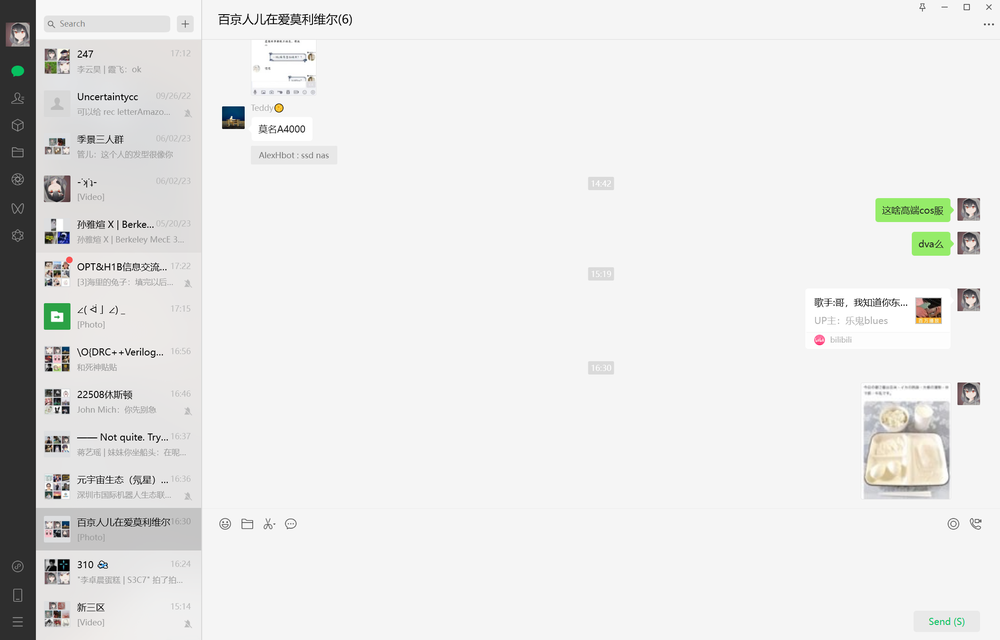
#> input picture WeChat Automation/view.png, 1000 x 640 px, shrunk from 2256 x 1444 before the run; the run also reads 1 picture not shown here
$ jupyter execute --allow-errors 'Pattern Matching Demo.ipynb'
#> lines starting #> are read from the running program, lines starting #| are printed output that depends on the picture
# OCR Demo

[cell 1]
import sys

import cv2
import matplotlib.pyplot as plt
from PIL import ImageFont, ImageDraw, Image
import pytesseract

plt.rcParams["figure.figsize"] = [38.4/2.54, 21.6/2.54]

[cell 2]
print("Python:", sys.version, sys.version.split(" ")[0]=="3.10.4")
print("cv2:", cv2.__version__, cv2.__version__=="4.7.0")
print("pytesseract:", pytesseract.__version__, pytesseract.__version__=="0.3.10")

[cell 3]
# configure tesseract executable
pytesseract.pytesseract.tesseract_cmd = "D:/Documents/Tesseract-OCR/tesseract.exe"
print(pytesseract.get_languages())
#> (this line was passed over: pytesseract is not available in this run)

[cell 4]
img = cv2.imread("view.png")
#> img is the input picture: shape (640, 1000, 3); mean B, G, R 230.5, 231.4, 231.3

plt.imshow(img)

[cell 5]
img_gray = cv2.cvtColor(img, cv2.COLOR_BGR2GRAY)

plt.imshow(img_gray, cmap="gray")

[cell 6]
import cv2 as cv
import numpy as np
from matplotlib import pyplot as plt
# img = cv.imread('roi.jpg', cv.IMREAD_GRAYSCALE)
img = cv.imread('roi.jpg')
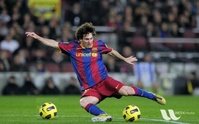
#> input picture WeChat Automation/roi.jpg, 199 x 124 px, shrunk from 450 x 280 before the run
#> img is the input picture: shape (124, 199, 3); mean B, G, R 72.4, 85.8, 82.3
img = cv2.cvtColor(img, cv2.COLOR_BGR2RGB)
assert img is not None, "file could not be read, check with os.path.exists()"
img2 = img.copy()
# template = cv.imread('messi_face.jpg', cv.IMREAD_GRAYSCALE)
template = cv.imread('messi_face.jpg')
template = cv2.cvtColor(template, cv2.COLOR_BGR2RGB)
assert template is not None, "file could not be read, check with os.path.exists()"

h, w, depth = template.shape
#> h = 23; w = 18; depth = 3
# All the 6 methods for comparison in a list
methods = ['cv.TM_CCOEFF', 'cv.TM_CCOEFF_NORMED',
            'cv.TM_CCORR_NORMED', 'cv.TM_SQDIFF', 'cv.TM_SQDIFF_NORMED']
for meth in methods:
    img = img2.copy()
    method = eval(meth)
    # Apply template Matching
    res = cv.matchTemplate(img,template,method)
    min_val, max_val, min_loc, max_loc = cv.minMaxLoc(res)
    # If the method is TM_SQDIFF or TM_SQDIFF_NORMED, take minimum
    if method in [cv.TM_SQDIFF, cv.TM_SQDIFF_NORMED]:
        top_left = min_loc
    else:
        top_left = max_loc
    bottom_right = (top_left[0] + w, top_left[1] + h)
    cv.rectangle(img,top_left, bottom_right, 255, 2)
    plt.subplot(121),plt.imshow(res,cmap = 'gray')
    plt.title('Matching Result'), plt.xticks([]), plt.yticks([])
    plt.subplot(122),plt.imshow(img,cmap = 'gray')
    plt.title('Detected Point'), plt.xticks([]), plt.yticks([])
    plt.suptitle(meth)
    plt.show()
#> this loop made 5 passes
#> (min_val, max_val, min_loc, top_left, bottom_right) on passes 1 to 3: (-2114036.5, 2586000.8, (35, 76), (78, 29), (96, 52)), (-0.615, 0.705, (17, 76), (78, 29), (96, 52)), (0.492, 0.915, (16, 75), (78, 29), (96, 52))
#> (min_val, max_val, max_loc, top_left, bottom_right) on passes 4 to 5: (2311337, 12433476, (82, 97), (78, 29), (96, 52)), (0.179, 1, (3, 0), (78, 30), (96, 53))
#> pass 1, `res = cv.matchTemplate(img,template,method)`:
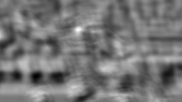
#> res: shape (102, 182) float32; min -2114036.5, max 2586000.8, mean 61711.3; drawn with min black and max white
#> pass 1, `plt.show()`:
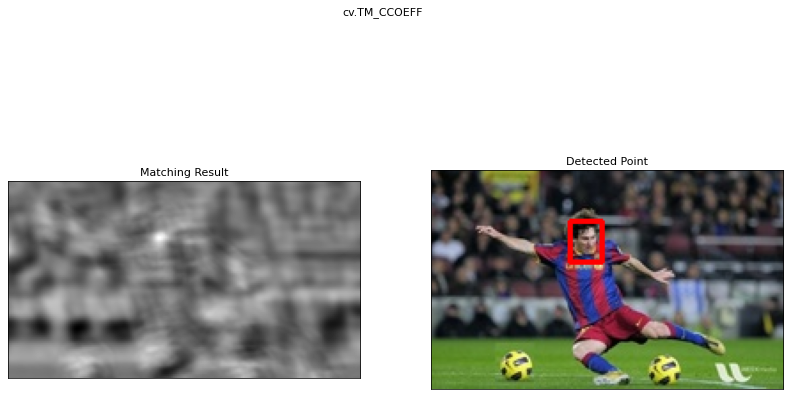
#> figure drawn by matplotlib, 2 panels
#> after the loop:
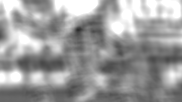
#> res: shape (102, 182) float32; min 0.179, max 1, mean 0.614

[cell 7]
import cv2 as cv
import numpy as np
from matplotlib import pyplot as plt
img = cv.imread('view.png')
img = cv2.cvtColor(img, cv2.COLOR_BGR2RGB)
#> img: shape (640, 1000, 3)
assert img is not None, "file could not be read, check with os.path.exists()"
img2 = img.copy()
template = cv.imread('send_btn2.png')
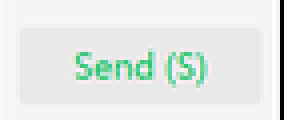
#> input picture WeChat Automation/send_btn2.png, 71 x 30 px, shrunk from 160 x 67 before the run (shown 4 times larger)
#> template is the input picture: shape (30, 71, 3); mean B, G, R 230.7, 233.7, 228.3
template = cv2.cvtColor(template, cv2.COLOR_BGR2RGB)
assert template is not None, "file could not be read, check with os.path.exists()"
h, w, depth = template.shape
#> h = 30; w = 71
# All the 6 methods for comparison in a list
methods = ['cv.TM_CCOEFF', 'cv.TM_CCOEFF_NORMED',
            'cv.TM_CCORR_NORMED', 'cv.TM_SQDIFF', 'cv.TM_SQDIFF_NORMED']
for meth in methods:
    img = img2.copy()
    method = eval(meth)
    # Apply template Matching
    res = cv.matchTemplate(img,template,method)
    min_val, max_val, min_loc, max_loc = cv.minMaxLoc(res)
    # If the method is TM_SQDIFF or TM_SQDIFF_NORMED, take minimum
    if method in [cv.TM_SQDIFF, cv.TM_SQDIFF_NORMED]:
        top_left = min_loc
    else:
        top_left = max_loc
    bottom_right = (top_left[0] + w, top_left[1] + h)
    cv.rectangle(img,top_left, bottom_right, 255, 2)
    plt.subplot(121),plt.imshow(res,cmap = 'gray')
    plt.title('Matching Result'), plt.xticks([]), plt.yticks([])
    plt.subplot(122),plt.imshow(img,cmap = 'gray')
    plt.title('Detected Point'), plt.xticks([]), plt.yticks([])
    plt.suptitle(meth)
    plt.show()
#> this loop made 5 passes
#> (min_val, max_val, min_loc, top_left, bottom_right) on passes 1 to 3: (-4102873.2, 4473979.5, (17, 320), (888, 285), (959, 315)), (-0.776, 0.775, (789, 383), (734, 295), (805, 325)), (0.767, 0.992, (1, 301), (152, 99), (223, 129))
#> (min_val, max_val, max_loc, top_left, bottom_right) on passes 4 to 5: (6003613, 159742880, (1, 300), (152, 99), (223, 129)), (0.0178, 0.849, (0, 300), (152, 99), (223, 129))
#> pass 1, `res = cv.matchTemplate(img,template,method)`:
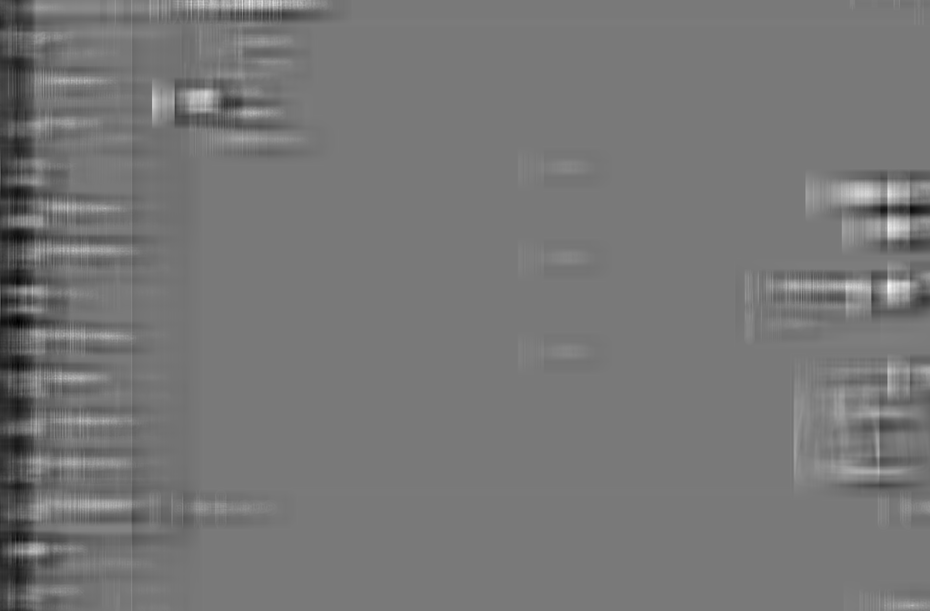
#> res: shape (611, 930) float32; min -4102873.2, max 4473979.5, mean -84996.8; drawn with min black and max white
#> pass 1, `plt.show()`:
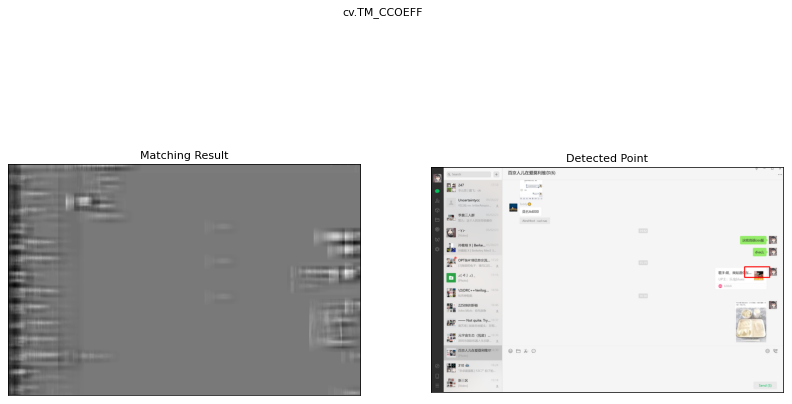
#> figure drawn by matplotlib, 2 panels
#> pass 2, `res = cv.matchTemplate(img,template,method)`:
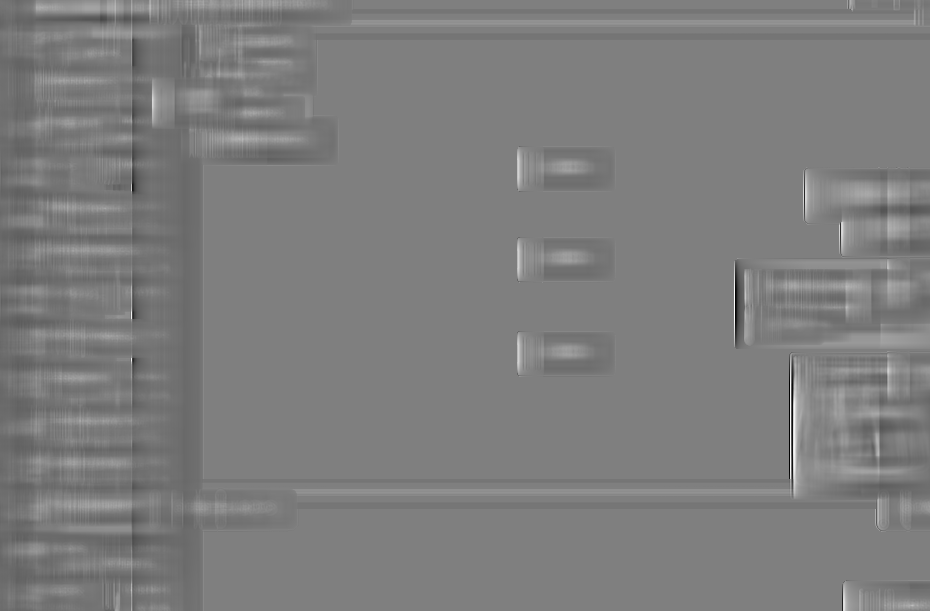
#> res: shape (611, 930) float32; min -0.776, max 0.775, mean -0.0109; drawn with min black and max white
#> pass 3, `res = cv.matchTemplate(img,template,method)`:
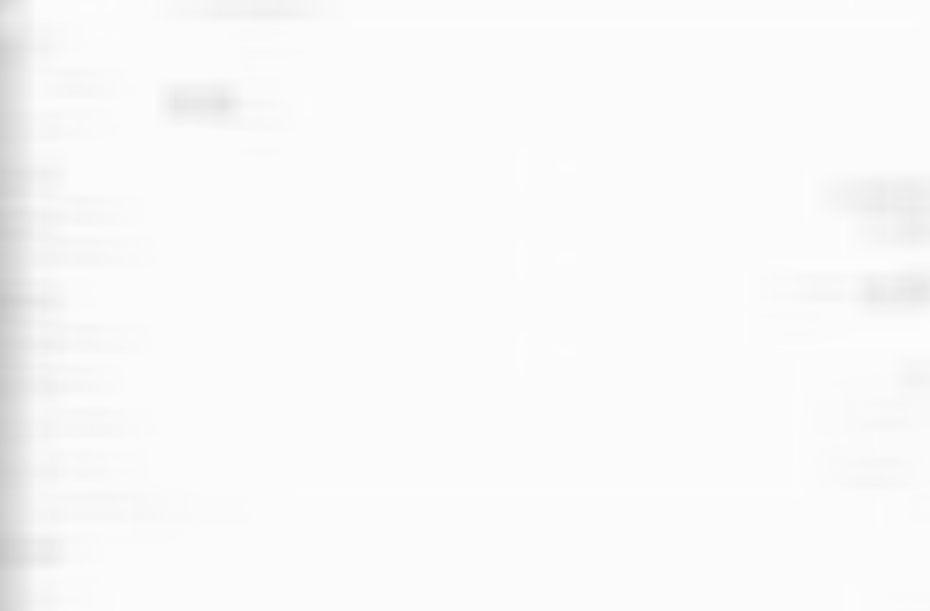
#> res: shape (611, 930) float32; min 0.767, max 0.992, mean 0.981
#> after the loop:
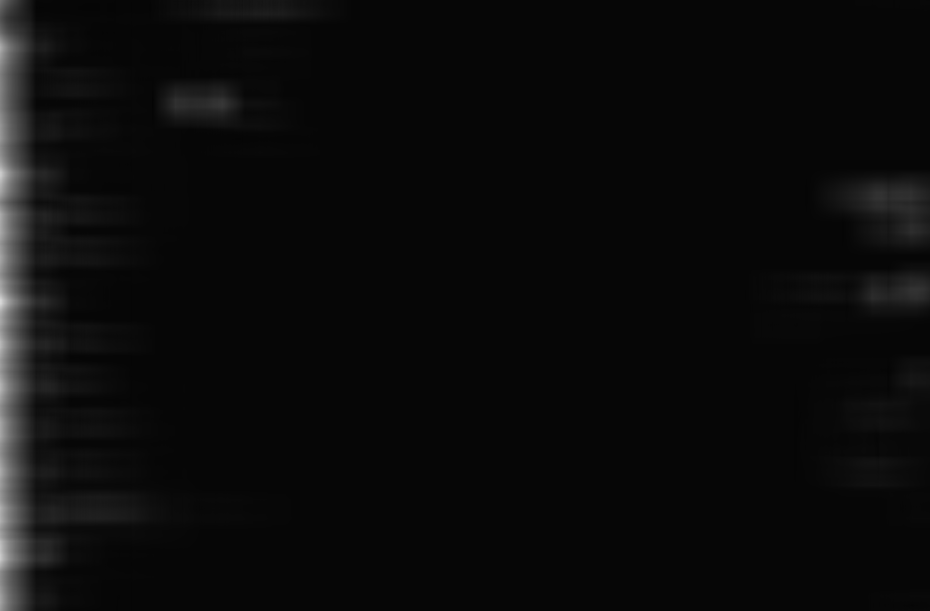
#> res: shape (611, 930) float32; min 0.0178, max 0.849, mean 0.0439
